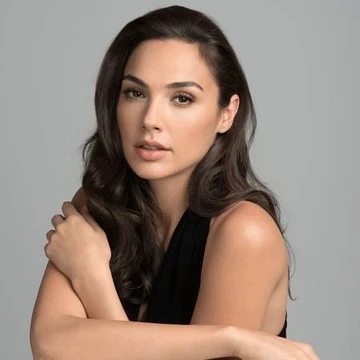
#> input picture photos/gg1.jpeg, 360 x 360 px
$ python face_detection.py
#> lines starting #> are read from the running program, lines starting #| are printed output that depends on the picture; after the words box and inside, x2 and y2 are one past the last pixel; in counts of white or black regions, pixels touching at a corner belong together
import cv2 as cv

img = cv.imread('photos/gg1.jpeg')
#> img is the input picture: shape (360, 360, 3); mean B, G, R 124.5, 134.9, 151.2
# cv.imshow('Gal Gadot', img)

gray = cv.cvtColor(img, cv.COLOR_BGR2GRAY)
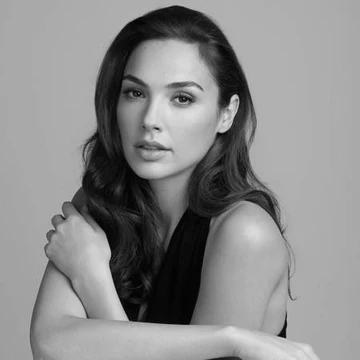
#> gray: shape (360, 360); min 0, max 226, mean 138.5
cv.imshow('Gray Gal Gadot', gray)

haar_cascade = cv.CascadeClassifier('haar_face.xml')

faces_rect = haar_cascade.detectMultiScale(gray, scaleFactor=1.1, minNeighbors=3)
#> faces_rect = [[100, 49, 124, 124]]

print(f'Number of faces found = {len(faces_rect)}')
#| Number of faces found = 1

for (x,y,w,h) in faces_rect:
    cv.rectangle(img, (x,y), (x+w,y+h), (0,255,0), thickness=2)
#> this loop made 1 pass
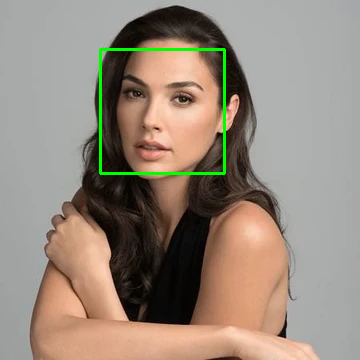
#> img: shape (360, 360, 3); 1.15% of pixels changed, all inside (x1, y1, x2, y2) = (99, 48, 226, 175)
cv.imshow('Detected Faces', img)


cv.waitKey(0)

$ run again, with photos/gg2.jpeg copied over photos/gg1.jpeg
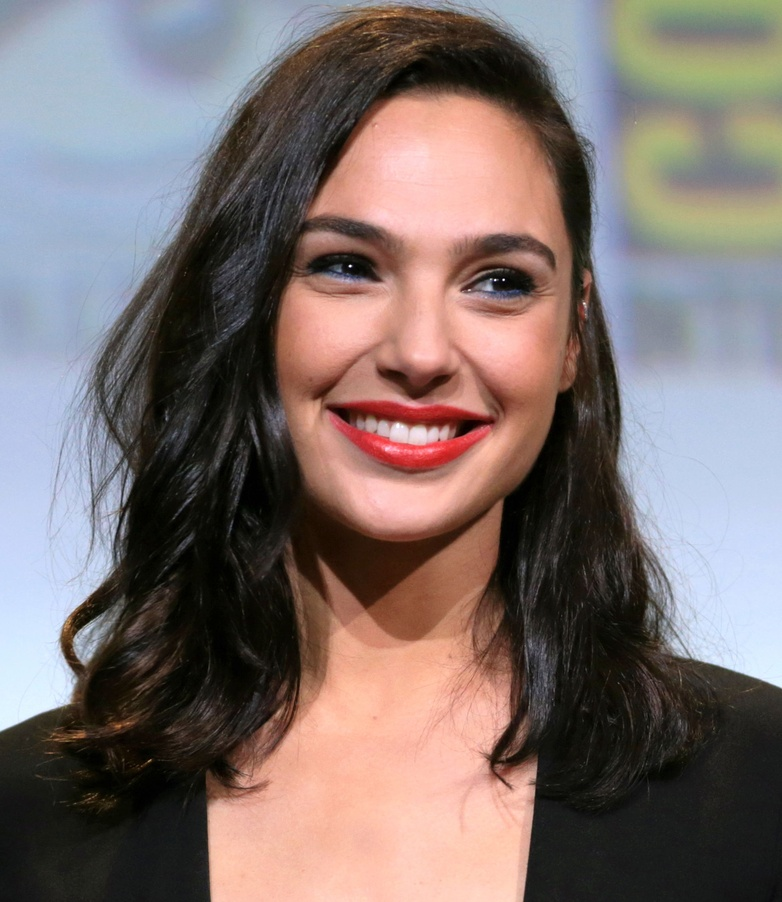
#> input picture photos/gg2.jpeg, 782 x 902 px, shrunk from 1875 x 2164 before the run
#> img is the input picture: shape (902, 782, 3); mean B, G, R 109.4, 111.7, 125.2
#> `gray = cv.cvtColor(img, cv.COLOR_BGR2GRAY)`:
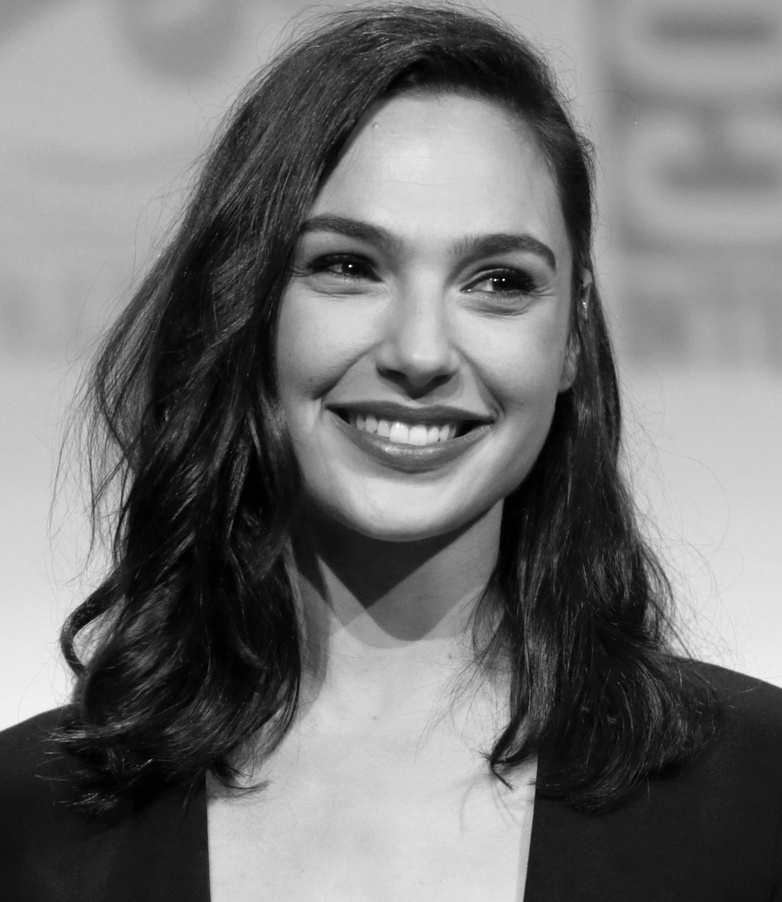
#> gray: shape (902, 782); min 0, max 254, mean 115.5
#> faces_rect = [[228, 125, 388, 388]]
#| Number of faces found = 1
#> the loop `for (x,y,w,h) in faces_rect:` made 1 pass
#> after the loop `for (x,y,w,h) in faces_rect:`:
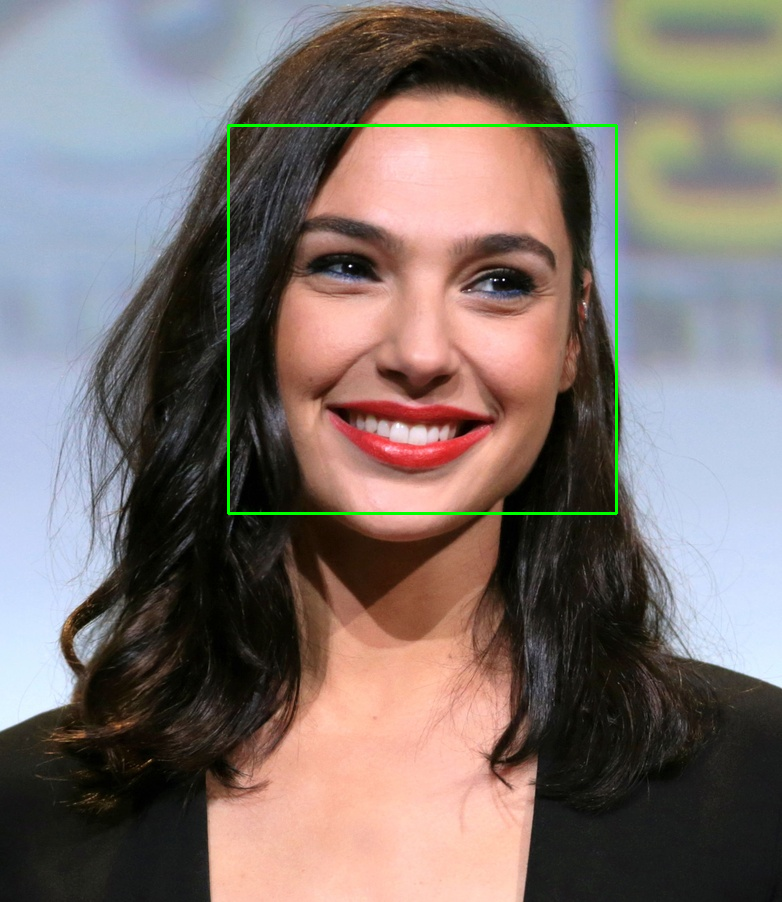
#> img: shape (902, 782, 3); 0.66% of pixels changed, all inside (x1, y1, x2, y2) = (227, 124, 618, 515)

$ run again, with photos/gg3.jpeg copied over photos/gg1.jpeg
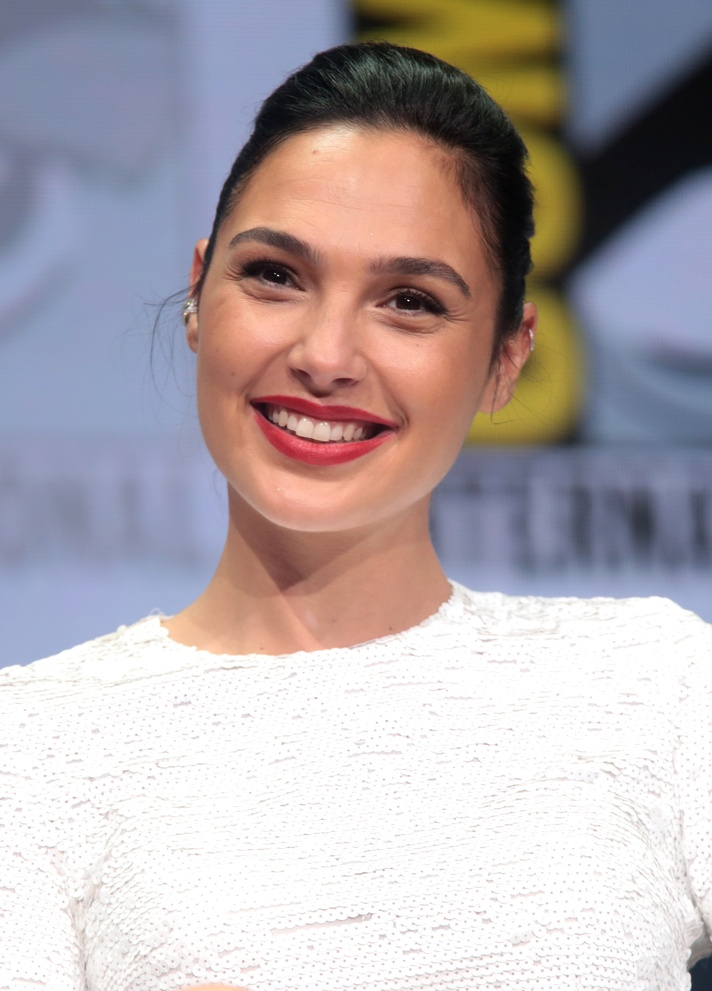
#> input picture photos/gg3.jpeg, 712 x 991 px, shrunk from 2416 x 3360 before the run
#> img is the input picture: shape (991, 712, 3); mean B, G, R 173.5, 170.2, 179.3
#> `gray = cv.cvtColor(img, cv.COLOR_BGR2GRAY)`:
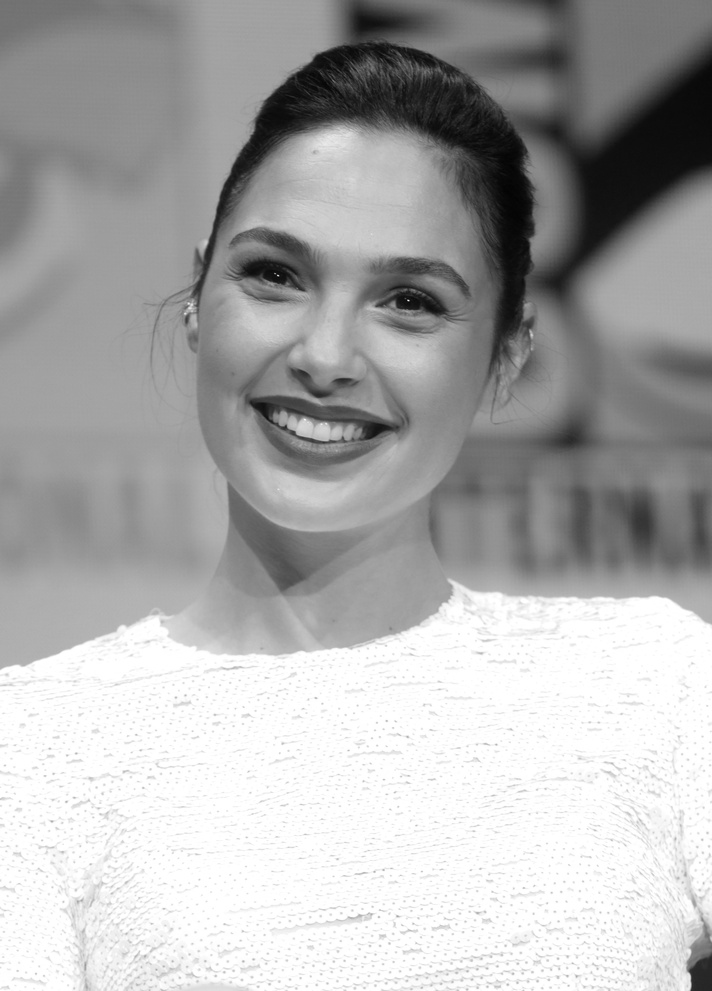
#> gray: shape (991, 712); min 3, max 255, mean 173.3
#> faces_rect = [[140, 138, 389, 389]]
#| Number of faces found = 1
#> the loop `for (x,y,w,h) in faces_rect:` made 1 pass
#> after the loop `for (x,y,w,h) in faces_rect:`:
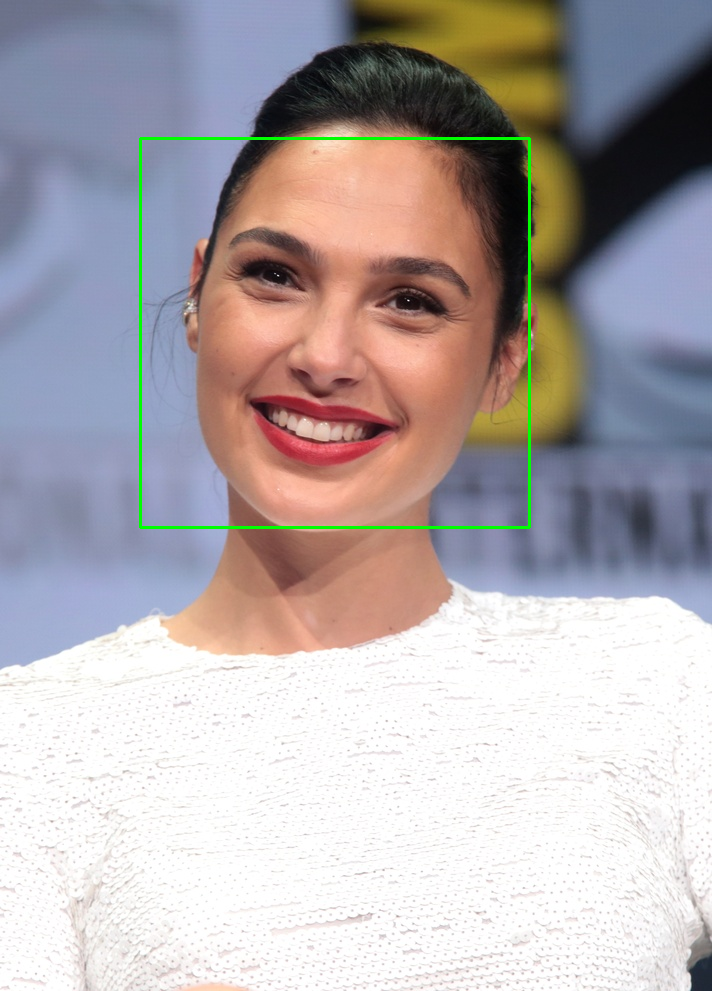
#> img: shape (991, 712, 3); 0.66% of pixels changed, all inside (x1, y1, x2, y2) = (139, 137, 531, 529)

$ run again, with photos/gg4.jpeg copied over photos/gg1.jpeg
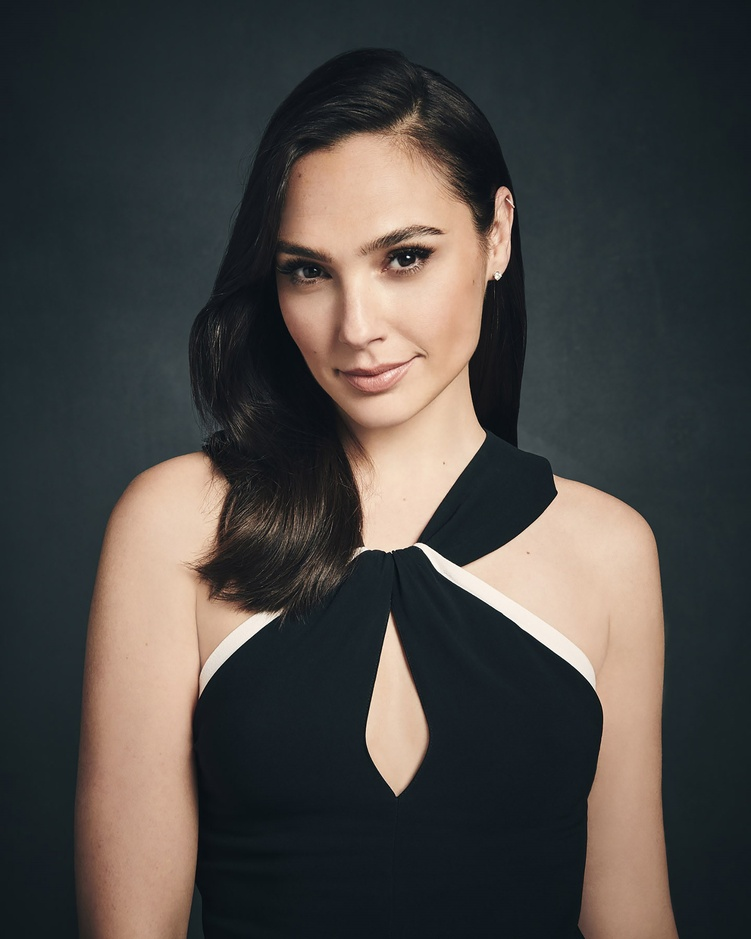
#> input picture photos/gg4.jpeg, 751 x 939 px, shrunk from 1920 x 2400 before the run
#> img is the input picture: shape (939, 751, 3); mean B, G, R 66.8, 69.3, 72.1
#> `gray = cv.cvtColor(img, cv.COLOR_BGR2GRAY)`:
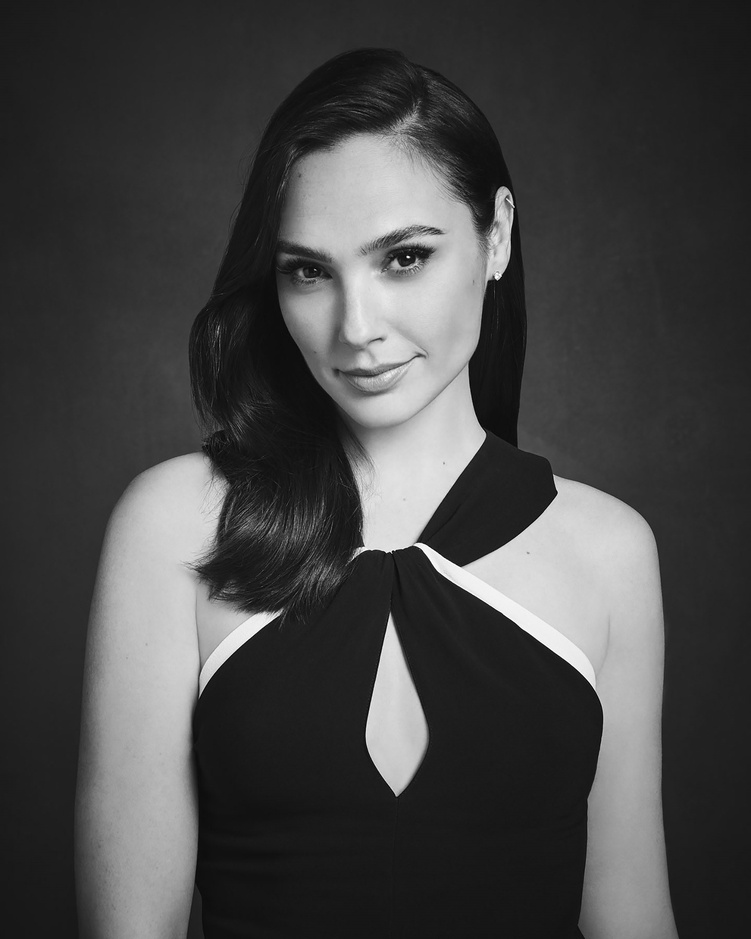
#> gray: shape (939, 751); min 0, max 255, mean 69.9
#> faces_rect = [[227, 163, 267, 267]]
#| Number of faces found = 1
#> the loop `for (x,y,w,h) in faces_rect:` made 1 pass
#> after the loop `for (x,y,w,h) in faces_rect:`:
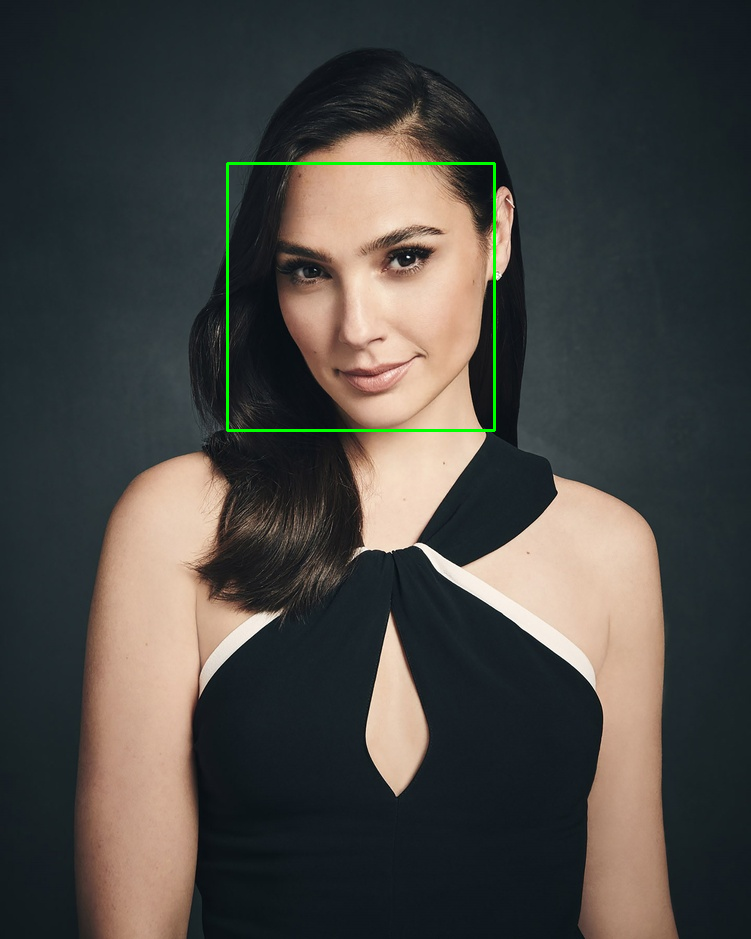
#> img: shape (939, 751, 3); 0.45% of pixels changed, all inside (x1, y1, x2, y2) = (226, 162, 496, 432)
